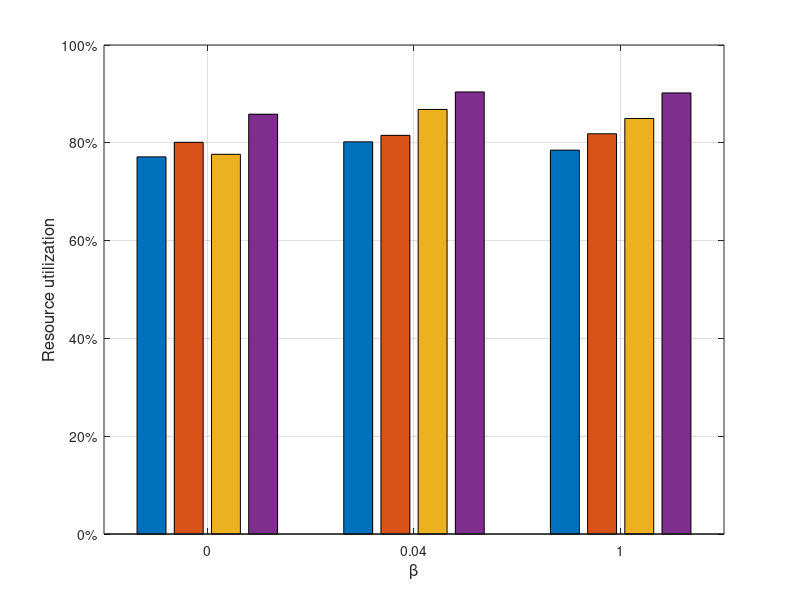

The MATLAB script that drew this image: (Note: this script raises an error after producing the figure.)
clear;
close all;
clc;

load Arch4New.mat
load Arch4Old.mat
rupcArch4 = [rupcArch4New, rupcArch4Old];
% rupcArch2 = [rupcArch2(:,1),rupcArch2(:,3),rupcArch2(:,2),rupcArch2(:,4)];
uepcArch4 = [uepcArch4New, uepcArch4Old];
% uepcArch2 = [uepcArch2(:,1),uepcArch2(:,3),uepcArch2(:,2),uepcArch2(:,4)];
%% RUPC
figure1 = figure;
axes1 = axes('Parent', figure1);
hold(axes1, 'on');
box(axes1, 'on');
grid(axes1, 'on');
set(axes1, 'ytick', [0, 0.2, 0.4, 0.6, 0.8, 1]);
pct = [cellstr(num2str(get(axes1, 'ytick')'*100))];
pct = [char(pct), char(ones(size(pct,1),1)*'%')];
set(axes1, 'yticklabel', pct);
set(axes1, 'xtick', [1, 2, 3]);
set(axes1, 'xticklabel', [0, 0.04, 1]);
xlabel('\beta', 'fontsize', 12)
ylabel('Resource utilization', 'fontsize', 12)
bar1 = bar(rupcArch4);
bar1(1).FaceColor = [0.85, 0.33, 0.1];
bar1(2).FaceColor = [0, 0.45, 0.74];
bar1(3).FaceColor = [0.93, 0.69, 0.13];
bar1(4).FaceColor = [0.49, 0.67, 0.19];
set(bar1(3), 'displayname', 'Heuristic, discrete traffic profile')
set(bar1(1), 'displayname', 'Heuristic, smooth traffic profile')
set(bar1(4), 'displayname', 'MILP, discrete traffic profile')
set(bar1(2), 'displayname', 'MILP, smooth traffic profile')
h = legend(axes1, 'show', 'location', 'southwest');
h.FontSize = 12;
saveas(figure1, 'RUPCArch4.jpg')

%% UEPC
figure2 = figure;
axes2 = axes('Parent', figure2);
hold(axes2, 'on');
box(axes2, 'on');
grid(axes2, 'on');
% set(axes2, 'ytick', [0, 0.2, 0.4, 0.6, 0.8, 1]);
% pct = [cellstr(num2str(get(axes1, 'ytick')'*100))];
% pct = [char(pct), char(ones(size(pct,1),1)*'%')];
% set(axes1, 'yticklabel', pct);
set(axes2, 'xtick', [1, 2, 3]);
set(axes2, 'xticklabel', [0, 0.04, 1]);
xlabel('\beta', 'fontsize', 12)
ylabel('Utilization Entropy', 'fontsize', 12)
bar2 = bar(uepcArch4);
bar2(1).FaceColor = [0.85, 0.33, 0.1];
bar2(2).FaceColor = [0, 0.45, 0.74];
bar2(3).FaceColor = [0.93, 0.69, 0.13];
bar2(4).FaceColor = [0.47, 0.67, 0.19];
set(bar2(3), 'displayname', 'Heuristic, discrete traffic profile')
set(bar2(1), 'displayname', 'Heuristic, smooth traffic profile')
set(bar2(4), 'displayname', 'MILP, discrete traffic profile')
set(bar2(2), 'displayname', 'MILP, smooth traffic profile')
h = legend(axes2, 'show', 'location', 'southwest');
h.FontSize = 12;
saveas(figure2, 'UEPCArch4.jpg')
